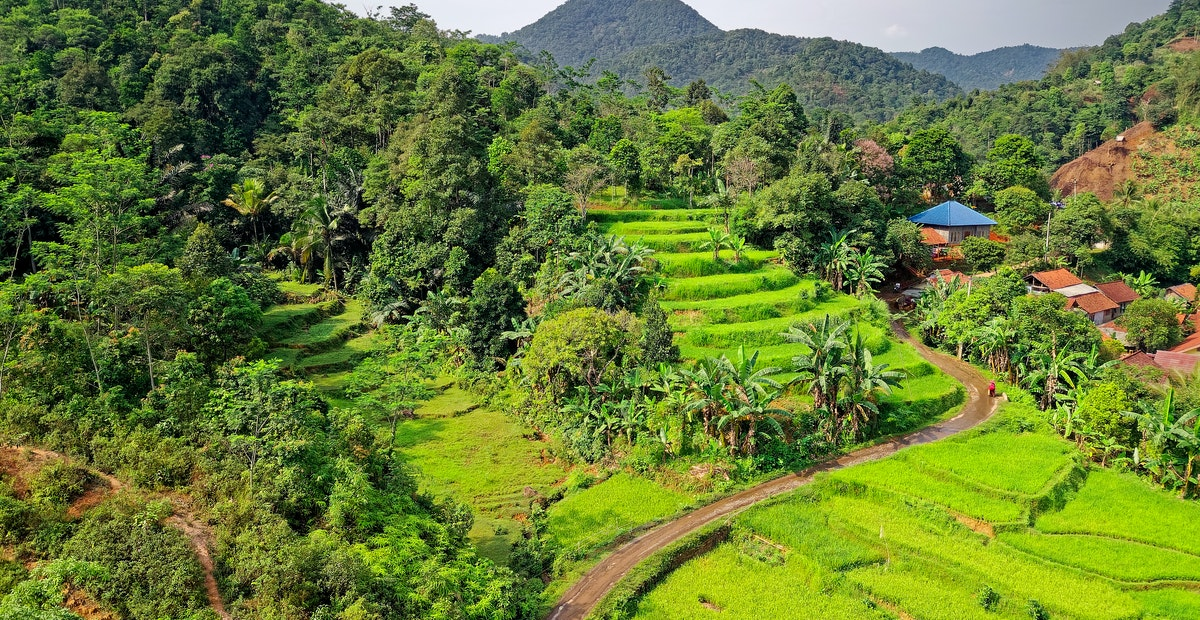
#> input picture pemandangan.jpg, 1200 x 620 px
$ python TampilkanGambar.py
#> lines starting #> are read from the running program, lines starting #| are printed output that depends on the picture
import cv2
import numpy as np

img = cv2.imread("pemandangan.jpg")
#> img is the input picture: shape (620, 1200, 3); mean B, G, R 52.9, 122.6, 102.8
gray = cv2.cvtColor(img, cv2.COLOR_BGR2GRAY)
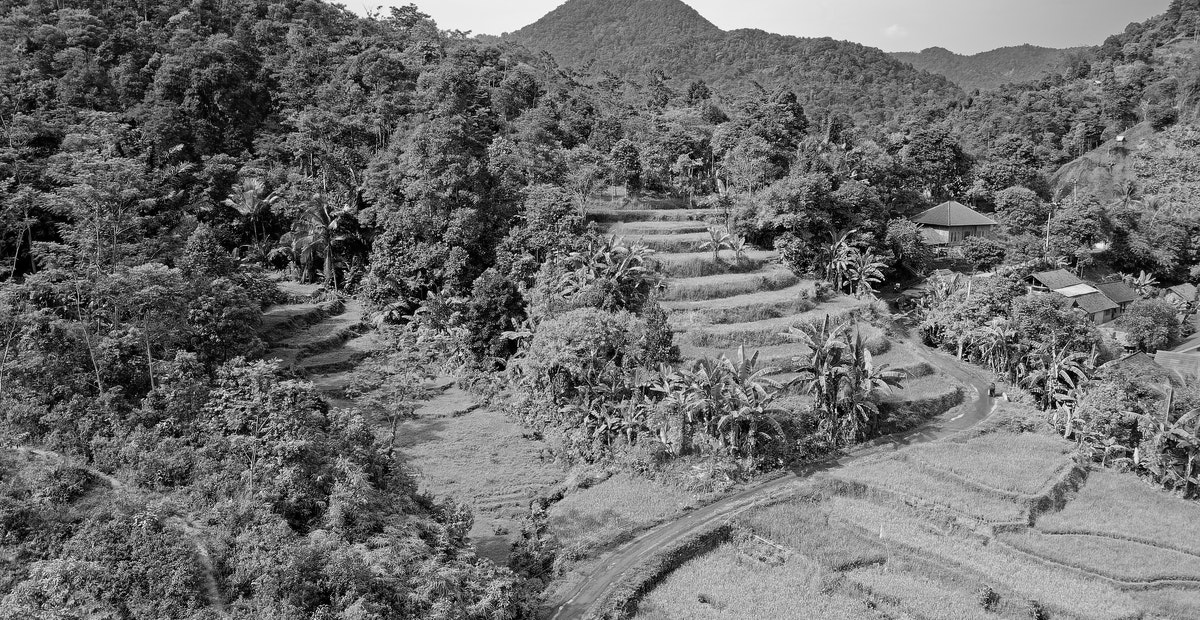
#> gray: shape (620, 1200); min 0, max 255, mean 108.7

cv2.imshow("Gambar Pemandangan Original", img)
cv2.imshow("Gambar Pemandangan Grayscale", gray)
